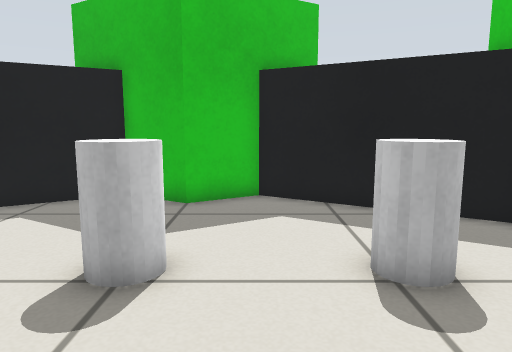
View 1 (above)

14 first-person views from a walk through a robot-simulator world made for Gazebo. The camera is 0.56 m above the floor, tilts 8° down and sees 70° across. The floor is counted in squares, 0.25 m on a side. Each view is taken from the middle of a square. On the plan, view 1 faces up. The plan holds only what a view shows up to about 20 squares ahead; the rest is blank. The place goes on beyond the plan. The robots in the file are not drawn.

View 2
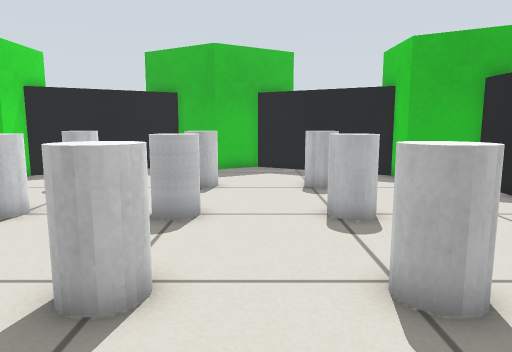

View 3
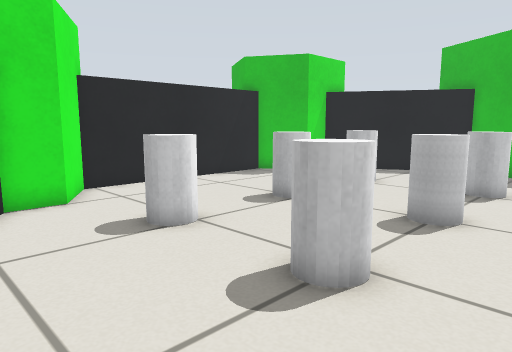

View 4
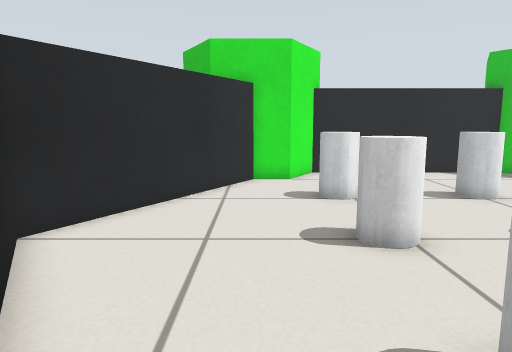

View 5
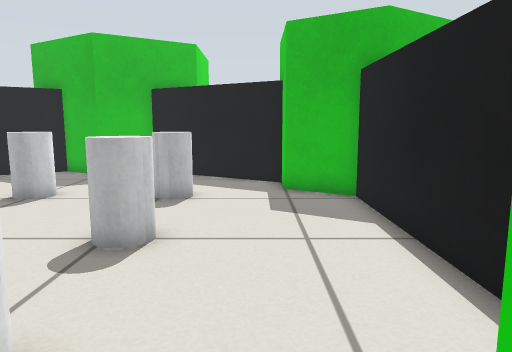

View 6
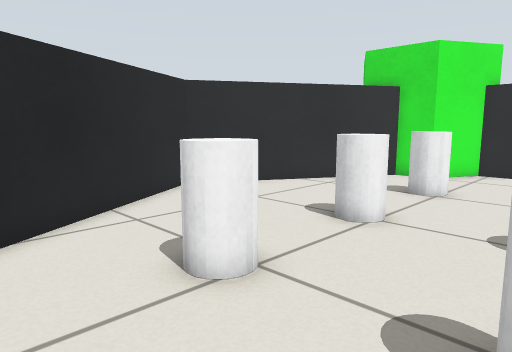

View 7
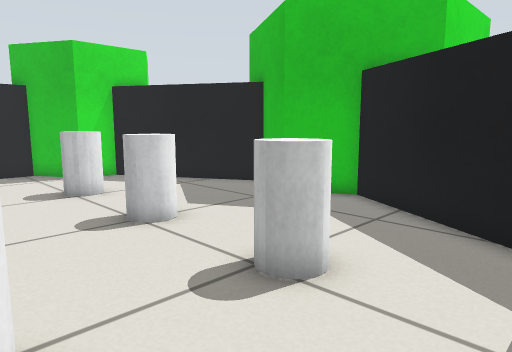

View 8
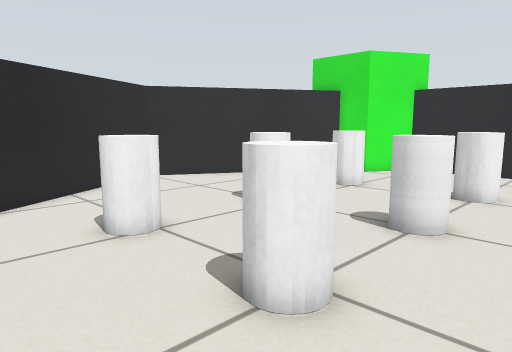

View 9
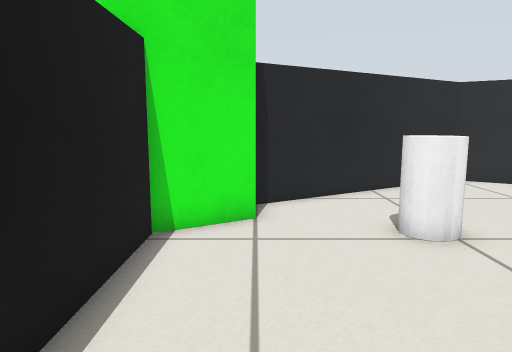

View 10
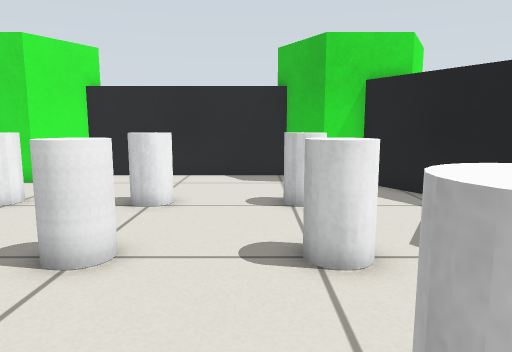

View 11
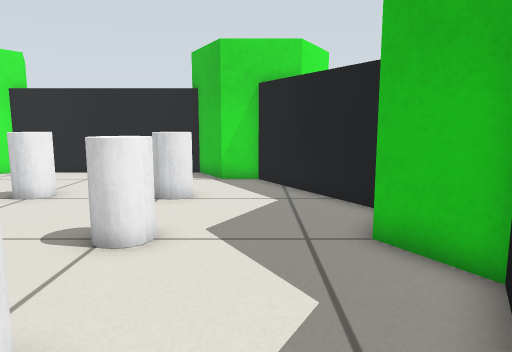

View 12
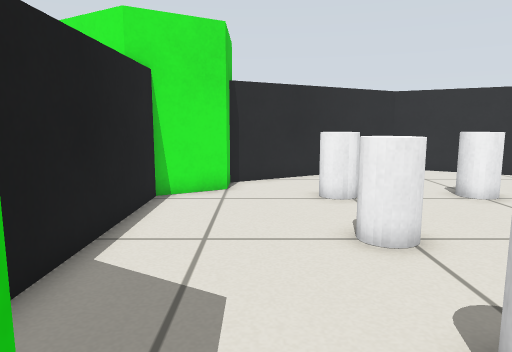

View 13
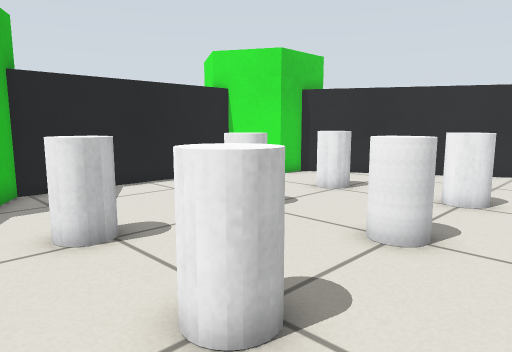

View 14
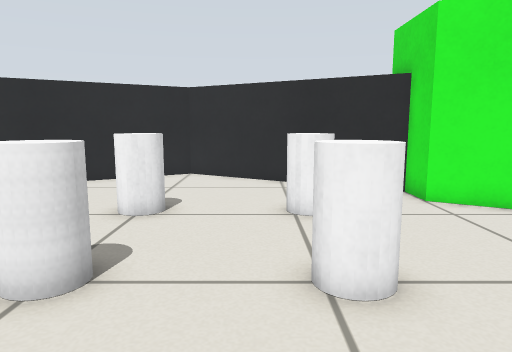

### Floor plan
Points are (right, up) in squares from view 1. A wall is a line through its corners. A room is listed if a view was taken in it or the views show most of it. See-through windows are left out.
Room 1 (views 1, 2, 3, 4, 5, 6, 7, 8, 9, 10, 11, 12, 13, 14)
walls: (-2, 10.3) (-4.1, 11.5) (-10, 8.1) (-10, 6.6) (-12.2, 5.4) (-12.2, -3.3) (-10, -4.6) (-10, -6.1) (-2, -10.7) (6, -6.1) (6, -4.6) (8.2, -3.3) (8.2, 5.4) (6, 6.6) (6, 8.1) (0.1, 11.5) (-2, 10.3)
objects: white cylinder (-7, -4) to (-6, -3); white cylinder (-7, 0) to (-6, 2); white cylinder (-7, 5) to (-6, 6); white cylinder (-3, -4) to (-1, -3); white cylinder (-3, 0) to (-1, 2); white cylinder (-3, 5) to (-1, 6); white cylinder (2, -4) to (3, -3); white cylinder (2, 0) to (3, 2); white cylinder (2, 5) to (3, 6)

Positions as (right, up) in squares from view 1, and headings:
1: (0, 0), facing up
2: (0, -8), facing up
3: (1, -8), facing up-left
4: (5, -6), facing left
5: (5, -6), facing up
6: (6, 1), facing down-left
7: (6, 1), facing up-left
8: (6, 4), facing down-left
9: (6, 4), facing down
10: (4, 4), facing left
11: (5, 8), facing left
12: (5, 8), facing down
13: (-5, 8), facing down-right
14: (-5, 6), facing down
